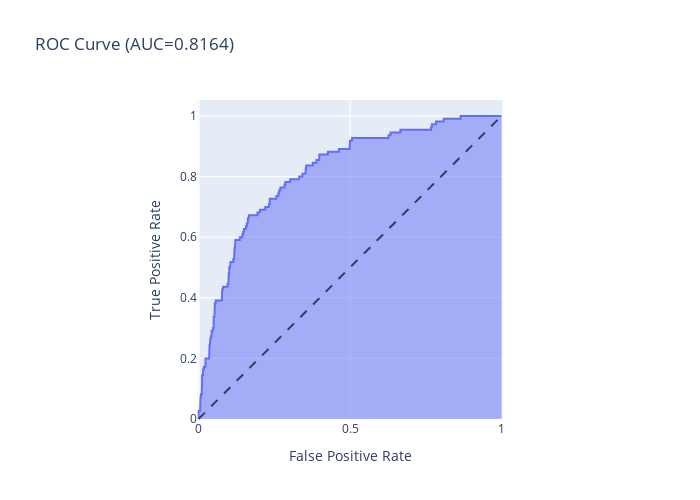

The cell this chart's notebook holds for it:
### Code cell
lr_5x = LogisticRegression(class_weight={1:5,0:1},solver = 'liblinear')
lr_5x.fit(X_train,y_train)
optimal_threshold(lr_5x)

### Figure 1 — Plotly figure (JSON) as saved in the notebook; plotly's stock layout.template omitted (floating-point values rounded to 4 significant figures; data arrays with more than 128 entries replaced by an {"elided": "..."} marker saying what was removed)
{"data": [{"hovertemplate": "False Positive Rate=%{x}<br>True Positive Rate=%{y}<extra></extra>", "legendgroup": "", "line": {"color": "#636efa"}, "mode": "lines", "name": "", "orientation": "v", "showlegend": false, "stackgroup": "1", "type": "scatter", "x": {"elided": "154 float values"}, "xaxis": "x", "y": {"elided": "154 float values"}, "yaxis": "y"}], "layout": {"height": 500, "legend": {"tracegroupgap": 0}, "shapes": [{"line": {"dash": "dash"}, "type": "line", "x0": 0, "x1": 1, "y0": 0, "y1": 1}], "title": {"text": "ROC Curve (AUC=0.8164)"}, "width": 700, "xaxis": {"anchor": "y", "constrain": "domain", "domain": [0, 1], "title": {"text": "False Positive Rate"}}, "yaxis": {"anchor": "x", "domain": [0, 1], "scaleanchor": "x", "scaleratio": 1, "title": {"text": "True Positive Rate"}}}}
